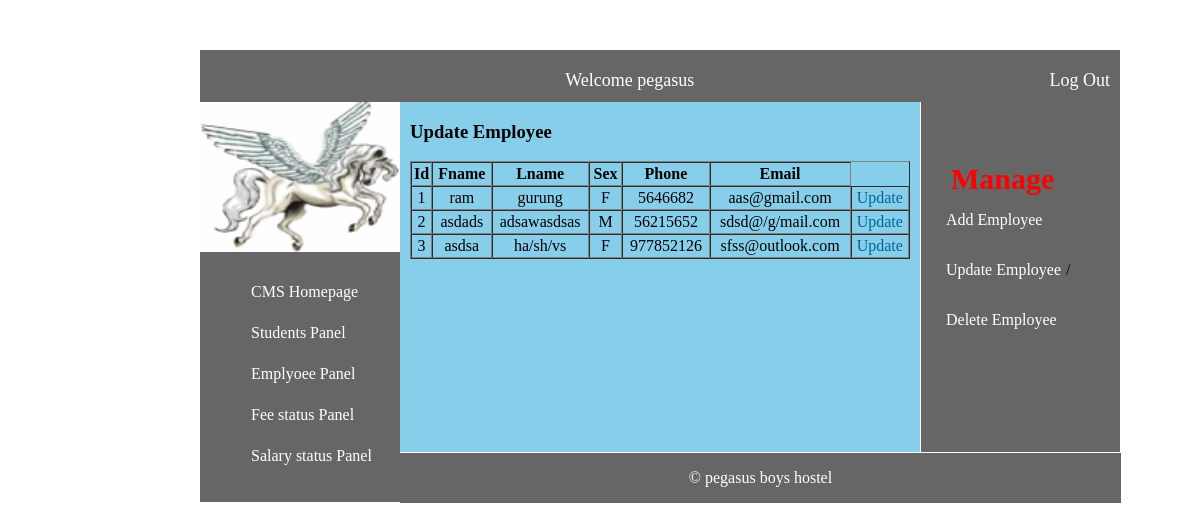
The app's page /update_emp.php (signed in) with its own data.
### tables this page shows
CREATE TABLE `workers` (
  `w_id` int(10) UNSIGNED NOT NULL,
  `w_fname` text NOT NULL,
  `w_lname` text NOT NULL,
  `w_email` varchar(20) NOT NULL,
  `w_sex` enum('M','F','O') NOT NULL,
  `w_DOB` date NOT NULL,
  `w_jobtitle` tinytext NOT NULL,
  `w_contact` int(10) UNSIGNED NOT NULL,
  `w_startdate` date NOT NULL
);

### update_emp.php (the view, shortened to what this page needs)
<!DOCTYPE html PUBLIC "-//W3C//DTD XHTML 1.0 Transitional//EN" "http://www.w3.org/TR/xhtml1/DTD/xhtml1-transitional.dtd">
<html xmlns="http://www.w3.org/1999/xhtml">
<head>
</head>
<link rel="stylesheet" href="style1.css"  type="text/css" />
<body>
<div class="mainwrapper">
	<div class="header">
	</div>
    	<div class="welcome">
      <?php
      include('includes/header.php'); ?>
            <br clear="all" />
    </div>
	<div class="content">
        <div class="box1">
          <div class="logo">
           <?php include("includes/logo.php") ?>
            </div>
               <?php include("includes/sidebar.php") ?>
        </div>
     <div class="box2">
      <h3>Update Employee</h3>
      <table width="100%" border="1" cellpadding="2" cellspacing="0" style="text-align:center;">
  <tr>
    <th width="1%">Id</th>
    <th>Fname</th>
    <th>Lname</th>
    <th>Sex</th>
    <th>Phone </th>
    <th>Email </th>
  </tr>
  <?php
    $q1="SELECT * FROM workers";
     $result=mysql_query($q1);
     $n=mysql_num_rows($result);
     for($i=1; $i<=$n; $i++)
      {
        $row=mysql_fetch_array($result);
         ?>
          <tr>
             <td width="1%"><?php echo $row['w_id'];?></td>
              <td><?php echo $row['w_fname']?></td>
               <td><?php echo $row['w_lname']?></td>
               <td><?php echo $row['w_sex']?></td>
               <td><?php echo $row['w_contact']?></td>
               <td><?php echo $row['w_email']?></td>
              <td>
                  <a href="empupdate_process.php?id=<?php echo $row['id']?>">Update</a>
              </td>
          </tr>
        <?php
      }
         ?>
  </table>
</div>
<div class="box3">
            <div class="manage"><b>Manage </b></div>
          <?php include("includes/manageemp.php"); ?>
            </div>
  </div>
	<div class="footer">
		<?php include("includes/footer.php"); ?>
	</div>
</div>
</body>
</html>

### style1.css (style rules this page uses)
body { margin:0px; background-image: url("sunset.jpg"); }
.mainwrapper { width:1000px; margin-left: 200px; margin-top:-100px; }
.header { width:800px; height:150px; background-color:#999; background:url(images/header.png); }
.welcome { width:900px; height:50px; background-color:#666; padding-left:10px; padding-right:10px; padding-top:2px; float: left; }
.content { width:1000px; background-color:#093; margin-top:10px; }
.box1 { float:left; width:200px; background-color:#666; height:400px; }
.box2 { float:left; width:500px; height:349px; background-color: skyblue; padding-left:10px; padding-right:10px; padding-bottom:1px; }
.box2 a { text-decoration:none; color:#069; }
.box3 { float:left; width:199px; height:350px; background-color:#666; margin-left:1px; }
.manage { margin-left: 30px; margin-top: 60px; }
.manage b { color: red; font-size: 30px; }
.footer { width:721px; height:50px; background-color:#666; float:left; margin-top:1px; }

### records on screen
workers: w_id "1", w_fname "ram", w_lname "gurung", w_sex "F", w_contact "5646682", w_email "aas@gmail.com"
workers: w_id "2", w_fname "asdads", w_lname "adsawasdsas", w_sex "M", w_contact "56215652", w_email "sdsd@/g/mail.com"
workers: w_id "3", w_fname "asdsa", w_lname "ha/sh/vs", w_sex "F", w_contact "977852126", w_email "sfss@outlook.com"

### other values on screen
$_SESSION['username'] "pegasus"
